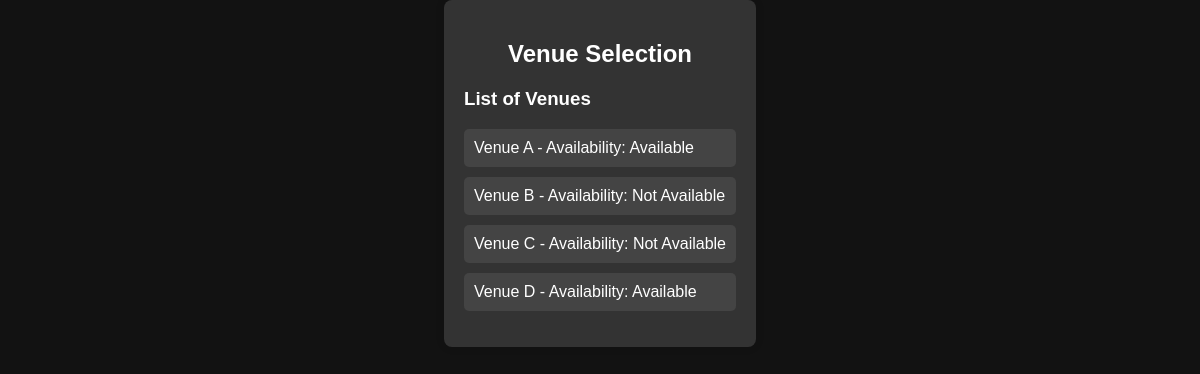
Page /venue_selection on the committed database.
### tables this page shows
CREATE TABLE venues (
venue_name varchar(100) primary key,
status varchar(100)
);

### app.py (the view)
@app.route('/venue_selection')
def venue_selection():
    conn = sqlite3.connect('users.db')
    c = conn.cursor()
    c.execute("SELECT * FROM venues")
    venues = c.fetchall()
    conn.close()
    return render_template('venue_selection.html', venues=venues)

### templates/venue_selection.html (shortened to what this page needs)
<!DOCTYPE html>
<html lang="en">
<head>
    <link rel="stylesheet" href="{{ url_for('static', filename='styles.css') }}">
</head>
<body>
    <div class="container">
        <h2>Venue Selection</h2>
        <div class="venue-list">
            <h3>List of Venues</h3>
            <ul>
                {% for venue in venues %}
                    <li>{{ venue[0] }} - Availability: {{ venue[1] }}</li>
                {% endfor %}
            </ul>
        </div>
    </div>
</body>
</html>

### static/styles.css (style rules this page uses)
body { font-family: Arial, sans-serif; background-color: #222; color: #eee; margin: 0; display: flex; justify-content: center; align-items: center; height: 100vh; }
h2 { text-align: center; color: #eee; }
body { font-family: Arial, sans-serif; background-color: #222; color: #fff; display: flex; justify-content: center; align-items: flex-start; min-height: 100vh; margin: 0; }
.container { max-width: 800px; margin-top: 200px; padding: 20px; background-color: #333; border-radius: 5px; box-shadow: 0 0 10px rgba(255, 255, 255, 0.1); }
.container { max-width: 800px; margin-top: 500px; padding: 20px; background-color: #333; border-radius: 5px; box-shadow: 0 0 10px rgba(255, 255, 255, 0.1); }

### templates/venue_selection.html (style rules this page uses)
body { font-family: Arial, sans-serif; background-color: #121212; color: #fff; margin: 0; padding: 0; }
.container { max-width: 800px; margin: 0 auto; padding: 20px; background-color: #333; border-radius: 8px; box-shadow: 0 0 10px rgba(0, 0, 0, 0.1); }
h2 { color: #fff; }
.venue-list { margin-top: 20px; }
ul { list-style-type: none; padding: 0; }
li { background-color: #444; padding: 10px; border-radius: 5px; margin-bottom: 10px; }

### rows in the picture
venues: venue_name "Venue A", status "Available"
venues: venue_name "Venue B", status "Not Available"
venues: venue_name "Venue C", status "Not Available"
venues: venue_name "Venue D", status "Available"
